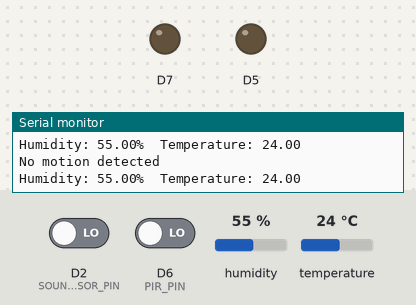
The sketch below on a simulated ESP8266 (NodeMCU). Parts: output pins drawn as LEDs (lit = HIGH), the last lines printed to the serial monitor. Inputs (shaded band) come from the test bench; at power-on: D2 (SOUND_SENSOR_PIN) LOW, D6 (PIR_PIN) LOW, humidity 55 %, temperature 24 °C. WiFi joins after 1.5 s; servers stay silent unless stated.

Above: at 2.7 s.
2.8 s: D2 (SOUND_SENSOR_PIN) driven HIGH
At 4.4 s:
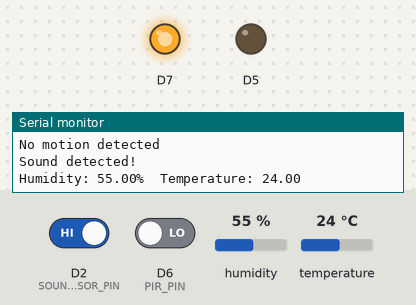
5.0 s: D6 (PIR_PIN) driven HIGH
At 6.0 s:
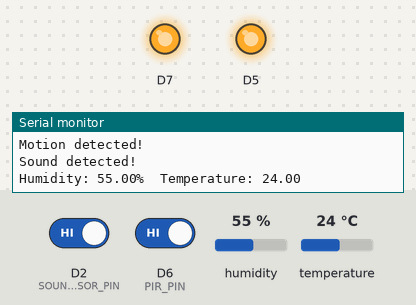
7.0 s: D6 (PIR_PIN) driven LOW
At 8.7 s:
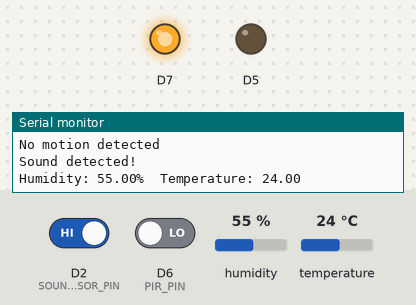
9.1 s: D6 (PIR_PIN) driven HIGH
At 14.5 s:
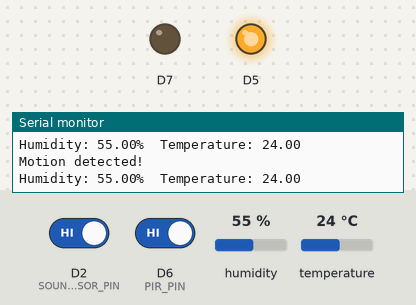
Timing chart, 0 to 16.1 s (numbered marks = the images above; inputs shaded):
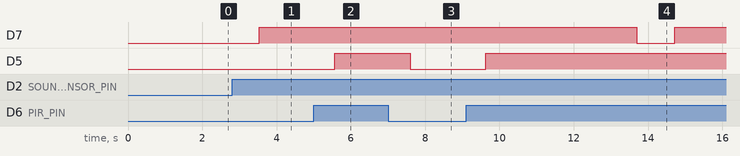

Measured:
- after the input at 2.8 s, D7: LOW → HIGH after 0.73 s
- after the input at 5.0 s, D5: LOW → HIGH after 0.56 s
- after the input at 7.0 s, D5: HIGH → LOW after 0.60 s
- after the input at 9.1 s, D5: LOW → HIGH after 0.53 s

The sketch:

3sensor_gabungan_DHT11_PIR_SUARA.ino
```cpp
#include <ESP8266WiFi.h>
#include <WiFiManager.h>
#include <DHT.h>
#include <WebSocketsServer.h>

#define DHTPIN D4
#define DHTTYPE DHT11
#define PIR_PIN D6
#define LED_PIN D13
#define SOUND_SENSOR_PIN D2
#define SOUND_LED_PIN D11

DHT dht(DHTPIN, DHTTYPE);
WebSocketsServer webSocket = WebSocketsServer(81);

bool motionDetected = false;
bool pirLedOn = false;
bool soundLedOn = false;
unsigned long led_on_time = 0;
unsigned long led_off_time = 0;
const unsigned long on_duration = 10000; // Duration LED on (10 seconds)
const unsigned long off_duration = 5000; // Duration LED off (5 seconds)

void handleWebSocketMessage(uint8_t num, WStype_t type, uint8_t * payload, size_t length) {
  // Handle messages from the WebSocket
}

void setup() {
  Serial.begin(9600);
  pinMode(PIR_PIN, INPUT);
  pinMode(LED_PIN, OUTPUT);
  pinMode(SOUND_SENSOR_PIN, INPUT);
  pinMode(SOUND_LED_PIN, OUTPUT);

  dht.begin();

  WiFiManager wifiManager;
  wifiManager.resetSettings();
  wifiManager.autoConnect("AutoConnectAP");

  webSocket.begin();
  webSocket.onEvent(handleWebSocketMessage);
  Serial.println("WebSocket server started");
}

void loop() {
  webSocket.loop();

  // Read PIR sensor state
  int pirState = digitalRead(PIR_PIN);

  if (pirState == HIGH) {
    Serial.println("Motion detected!");
    motionDetected = true;
    pirLedOn = true;
  } else {
    Serial.println("No motion detected");
    motionDetected = false;
    pirLedOn = false;
  }

  digitalWrite(LED_PIN, pirLedOn ? HIGH : LOW);

  // Read sound sensor state
  int soundData = digitalRead(SOUND_SENSOR_PIN);

  if (soundData == 1 && !soundLedOn) {
    digitalWrite(SOUND_LED_PIN, HIGH);
    soundLedOn = true;
    led_on_time = millis();
  }

  if (soundLedOn && millis() - led_on_time < on_duration) {
    Serial.println("Sound detected!"); // Output sound detected when sound is detected
  }

  if (soundLedOn && millis() - led_on_time >= on_duration) {
    digitalWrite(SOUND_LED_PIN, LOW);
    soundLedOn = false;
    led_off_time = millis();
  }

  if (!soundLedOn && millis() - led_off_time >= off_duration) {
    Serial.println("No sound detected"); // Output no sound detected when no sound is detected
  }

  // Reading temperature and humidity
  float humidity = dht.readHumidity();
  float temperature = dht.readTemperature();

  // Check if any reads failed and exit early
  if (!isnan(humidity) && !isnan(temperature)) {
    Serial.print(F("Humidity: "));
    Serial.print(humidity);
    Serial.print(F("%\tTemperature: "));
    Serial.println(temperature);

    String soundStatus = (soundData == 1) ? "Sound Detected" : "No Sound";
    String data = "{\"temperature\": " + String(temperature) + ", \"humidity\": " + String(humidity) + ", \"motion\": " + (motionDetected ? "true" : "false") + ", \"sound\": \"" + soundStatus + "\"}";
    webSocket.broadcastTXT(data);
  } else {
    Serial.println(F("Failed to read from DHT sensor!"));
  }

  delay(1000);
}
```
